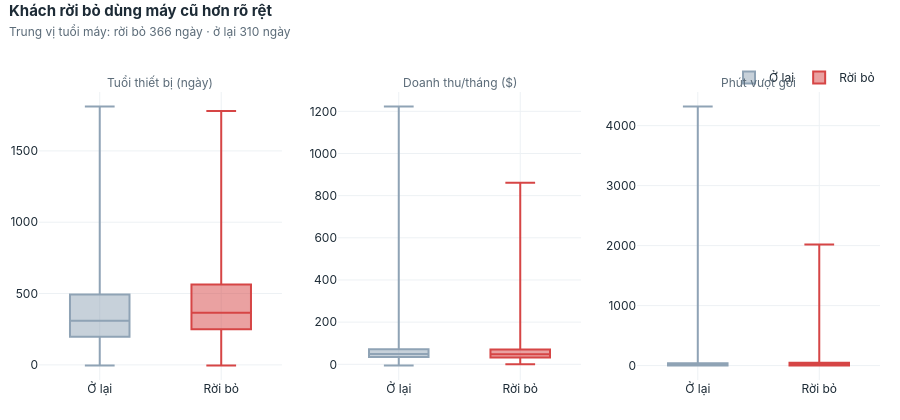

Here is the notebook cell this chart was saved with:
### Markdown cell above
### C04 — Giá trị ngoại lệ và độ phân tán ở các biến chính?

### Code cell
show("C04_box_plot")

### Figure 1 — Plotly figure (JSON) as saved in the notebook; plotly's stock layout.template omitted (floating-point values rounded to 4 significant figures; data arrays with more than 128 entries replaced by an {"elided": "..."} marker saying what was removed)
{"data": [{"boxpoints": false, "legendgroup": "Ở lại", "marker": {"color": "#8FA3B5"}, "name": "Ở lại", "showlegend": true, "type": "box", "xaxis": "x", "y": {"elided": "36336 float values"}, "yaxis": "y"}, {"boxpoints": false, "legendgroup": "Rời bỏ", "marker": {"color": "#D64545"}, "name": "Rời bỏ", "showlegend": true, "type": "box", "xaxis": "x", "y": {"elided": "14711 float values"}, "yaxis": "y"}, {"boxpoints": false, "legendgroup": "Ở lại", "marker": {"color": "#8FA3B5"}, "name": "Ở lại", "showlegend": false, "type": "box", "xaxis": "x2", "y": {"elided": "36336 float values"}, "yaxis": "y2"}, {"boxpoints": false, "legendgroup": "Rời bỏ", "marker": {"color": "#D64545"}, "name": "Rời bỏ", "showlegend": false, "type": "box", "xaxis": "x2", "y": {"elided": "14711 float values"}, "yaxis": "y2"}, {"boxpoints": false, "legendgroup": "Ở lại", "marker": {"color": "#8FA3B5"}, "name": "Ở lại", "showlegend": false, "type": "box", "xaxis": "x3", "y": {"elided": "36336 float values"}, "yaxis": "y3"}, {"boxpoints": false, "legendgroup": "Rời bỏ", "marker": {"color": "#D64545"}, "name": "Rời bỏ", "showlegend": false, "type": "box", "xaxis": "x3", "y": {"elided": "14711 float values"}, "yaxis": "y3"}], "layout": {"annotations": [{"font": {"color": "#5B6B78", "size": 12}, "showarrow": false, "text": "Tuổi thiết bị (ngày)", "x": 0.1444, "xanchor": "center", "xref": "paper", "y": 1.0, "yanchor": "bottom", "yref": "paper"}, {"font": {"color": "#5B6B78", "size": 12}, "showarrow": false, "text": "Doanh thu/tháng ($)", "x": 0.5, "xanchor": "center", "xref": "paper", "y": 1.0, "yanchor": "bottom", "yref": "paper"}, {"font": {"color": "#5B6B78", "size": 12}, "showarrow": false, "text": "Phút vượt gói", "x": 0.8556, "xanchor": "center", "xref": "paper", "y": 1.0, "yanchor": "bottom", "yref": "paper"}], "font": {"color": "#1D2B36", "family": "Inter, Segoe UI, Arial, sans-serif", "size": 12}, "height": 420, "hoverlabel": {"bgcolor": "white", "font": {"color": "#1D2B36", "family": "Inter, Segoe UI, Arial, sans-serif"}}, "legend": {"orientation": "h", "title": {}, "x": 1, "xanchor": "right", "y": 1.0, "yanchor": "bottom"}, "margin": {"b": 40, "l": 10, "r": 20, "t": 92}, "paper_bgcolor": "white", "plot_bgcolor": "white", "separators": ",.", "title": {"font": {"color": "#1D2B36", "size": 15}, "pad": {"t": 8}, "text": "<b>Khách rời bỏ dùng máy cũ hơn rõ rệt</b><br><span style='font-size:12px;color:#5B6B78'>Trung vị tuổi máy: rời bỏ 366 ngày · ở lại 310 ngày</span>", "x": 0.01, "xanchor": "left", "y": 0.98, "yanchor": "top"}, "xaxis": {"anchor": "y", "automargin": true, "domain": [0.0, 0.2889], "gridcolor": "#EDF1F4", "title": {"font": {"color": "#5B6B78"}}, "zeroline": false}, "xaxis2": {"anchor": "y2", "automargin": true, "domain": [0.3556, 0.6444], "gridcolor": "#EDF1F4", "title": {"font": {"color": "#5B6B78"}}, "zeroline": false}, "xaxis3": {"anchor": "y3", "automargin": true, "domain": [0.7111, 1.0], "gridcolor": "#EDF1F4", "title": {"font": {"color": "#5B6B78"}}, "zeroline": false}, "yaxis": {"anchor": "x", "automargin": true, "domain": [0.0, 1.0], "gridcolor": "#EDF1F4", "title": {"font": {"color": "#5B6B78"}}, "zeroline": false}, "yaxis2": {"anchor": "x2", "automargin": true, "domain": [0.0, 1.0], "gridcolor": "#EDF1F4", "title": {"font": {"color": "#5B6B78"}}, "zeroline": false}, "yaxis3": {"anchor": "x3", "automargin": true, "domain": [0.0, 1.0], "gridcolor": "#EDF1F4", "title": {"font": {"color": "#5B6B78"}}, "zeroline": false}}}
